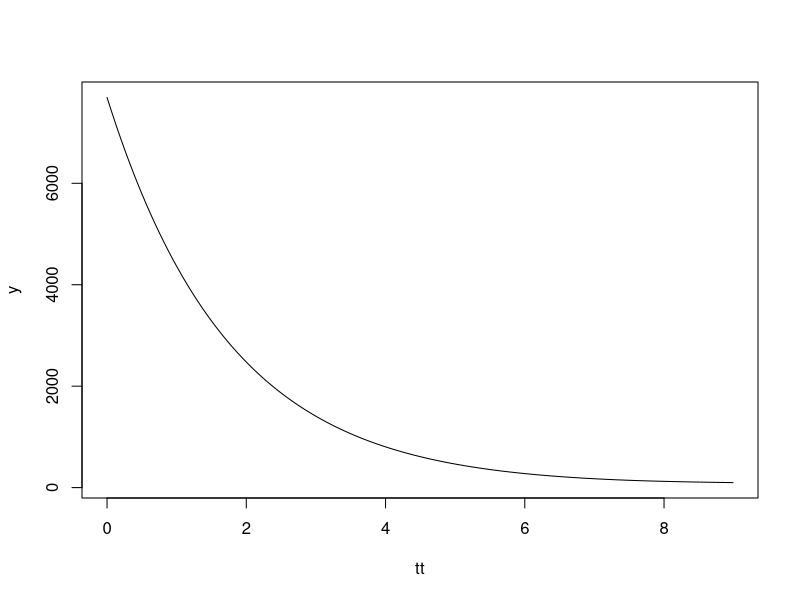

Write the R code that produced this figure.
# y' = t^2 + 2 - y(t-1)
# solucion:
# f(t) = t^2 + 1
#

del1 = .001
n = 1/del1

nn = 10*n-(10-1)

y = rep(0, nn)
y[(nn-n+1):nn] = 100-1

y2 = y[nn-n+1]
for (i in (nn-n):1){
   y1 = y2 - del1 * ((i*del1)^2 + 2 - y[i+n])
   y2 = y1
   y[i] = y2
}
y = y[1:(nn-n)]
ny = length(y)
tt =  del1 * 0:(ny-1)

print(length(y))

print(length(tt))

plot(tt, y, type='l')

#yt = tt^2 + 1

#points(tt, yt+2, type='l', col='red')
